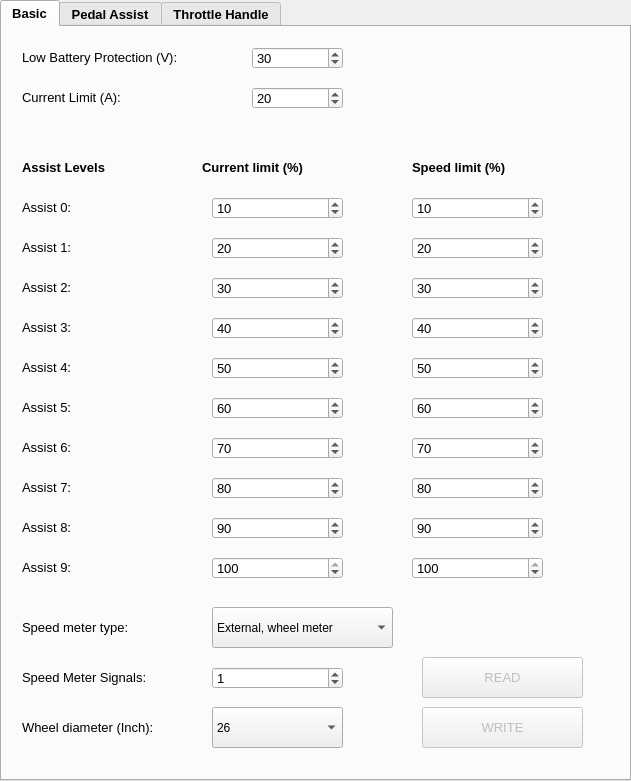
   <widget class="QTabWidget" name="tabWidget">
    <property name="geometry">
     <rect>
      <x>10</x>
      <y>10</y>
      <width>631</width>
      <height>781</height>
     </rect>
    </property>
    <property name="font">
     <font>
      <pointsize>10</pointsize>
      <weight>75</weight>
      <bold>true</bold>
     </font>
    </property>
    <property name="locale">
     <locale language="English" country="UnitedKingdom"/>
    </property>
    <property name="currentIndex">
     <number>0</number>
    </property>
    <widget class="QWidget" name="tabBasic">
     <attribute name="title">
      <string>Basic</string>
     </attribute>
     <widget class="QLabel" name="label">
      <property name="geometry">
       <rect>
        <x>20</x>
        <y>20</y>
        <width>201</width>
        <height>21</height>
       </rect>
      </property>
      <property name="font">
       <font>
        <pointsize>10</pointsize>
        <weight>50</weight>
        <bold>false</bold>
       </font>
      </property>
      <property name="locale">
       <locale language="English" country="UnitedKingdom"/>
      </property>
      <property name="text">
       <string>Low Battery Protection (V):</string>
      </property>
      <property name="alignment">
       <set>Qt::AlignLeading|Qt::AlignLeft|Qt::AlignVCenter</set>
      </property>
     </widget>
     <widget class="QLabel" name="label_2">
      <property name="geometry">
       <rect>
        <x>20</x>
        <y>60</y>
        <width>181</width>
        <height>21</height>
       </rect>
      </property>
      <property name="font">
       <font>
        <pointsize>10</pointsize>
        <weight>50</weight>
        <bold>false</bold>
       </font>
      </property>
      <property name="locale">
       <locale language="English" country="UnitedKingdom"/>
      </property>
      <property name="text">
       <string>Current Limit (A):</string>
      </property>
      <property name="alignment">
       <set>Qt::AlignLeading|Qt::AlignLeft|Qt::AlignVCenter</set>
      </property>
     </widget>
     <widget class="QLabel" name="label_3">
      <property name="geometry">
       <rect>
        <x>20</x>
        <y>170</y>
        <width>181</width>
        <height>21</height>
       </rect>
      </property>
      <property name="font">
       <font>
        <pointsize>10</pointsize>
        <weight>50</weight>
        <bold>false</bold>
       </font>
      </property>
      <property name="locale">
       <locale language="English" country="UnitedKingdom"/>
      </property>
      <property name="text">
       <string>Assist 0:</string>
      </property>
      <property name="alignment">
       <set>Qt::AlignLeading|Qt::AlignLeft|Qt::AlignVCenter</set>
      </property>
     </widget>
     <widget class="QLabel" name="label_4">
      <property name="geometry">
       <rect>
        <x>20</x>
        <y>210</y>
        <width>181</width>
        <height>21</height>
       </rect>
      </property>
      <property name="font">
       <font>
        <pointsize>10</pointsize>
        <weight>50</weight>
        <bold>false</bold>
       </font>
      </property>
      <property name="locale">
       <locale language="English" country="UnitedKingdom"/>
      </property>
      <property name="text">
       <string>Assist 1:</string>
      </property>
      <property name="alignment">
       <set>Qt::AlignLeading|Qt::AlignLeft|Qt::AlignVCenter</set>
      </property>
     </widget>
     <widget class="QLabel" name="label_5">
      <property name="geometry">
       <rect>
        <x>20</x>
        <y>250</y>
        <width>181</width>
        <height>21</height>
       </rect>
      </property>
      <property name="font">
       <font>
        <pointsize>10</pointsize>
        <weight>50</weight>
        <bold>false</bold>
       </font>
      </property>
      <property name="locale">
       <locale language="English" country="UnitedKingdom"/>
      </property>
      <property name="text">
       <string>Assist 2:</string>
      </property>
      <property name="alignment">
       <set>Qt::AlignLeading|Qt::AlignLeft|Qt::AlignVCenter</set>
      </property>
     </widget>
     <widget class="QLabel" name="label_6">
      <property name="geometry">
       <rect>
        <x>20</x>
        <y>290</y>
        <width>181</width>
        <height>21</height>
       </rect>
      </property>
      <property name="font">
       <font>
        <pointsize>10</pointsize>
        <weight>50</weight>
        <bold>false</bold>
       </font>
      </property>
      <property name="locale">
       <locale language="English" country="UnitedKingdom"/>
      </property>
      <property name="text">
       <string>Assist 3:</string>
      </property>
      <property name="alignment">
       <set>Qt::AlignLeading|Qt::AlignLeft|Qt::AlignVCenter</set>
      </property>
     </widget>
     <widget class="QSpinBox" name="spinBoxCurrentLimit">
      <property name="geometry">
       <rect>
        <x>250</x>
        <y>60</y>
        <width>91</width>
        <height>22</height>
       </rect>
      </property>
      <property name="font">
       <font>
        <weight>50</weight>
        <bold>false</bold>
       </font>
      </property>
      <property name="locale">
       <locale language="English" country="UnitedKingdom"/>
      </property>
      <property name="value">
       <number>20</number>
      </property>
     </widget>
     <widget class="QSpinBox" name="spinBoxAssist0">
      <property name="geometry">
       <rect>
        <x>210</x>
        <y>170</y>
        <width>131</width>
        <height>22</height>
       </rect>
      </property>
      <property name="font">
       <font>
        <weight>50</weight>
        <bold>false</bold>
       </font>
      </property>
      <property name="locale">
       <locale language="English" country="UnitedKingdom"/>
      </property>
      <property name="maximum">
       <number>100</number>
      </property>
      <property name="value">
       <number>10</number>
      </property>
     </widget>
     <widget class="QSpinBox" name="spinBoxAssist1">
      <property name="geometry">
       <rect>
        <x>210</x>
        <y>210</y>
        <width>131</width>
        <height>22</height>
       </rect>
      </property>
      <property name="font">
       <font>
        <weight>50</weight>
        <bold>false</bold>
       </font>
      </property>
      <property name="locale">
       <locale language="English" country="UnitedKingdom"/>
      </property>
      <property name="maximum">
       <number>100</number>
      </property>
      <property name="value">
       <number>20</number>
      </property>
     </widget>
     <widget class="QSpinBox" name="spinBoxAssist2">
      <property name="geometry">
       <rect>
        <x>210</x>
        <y>250</y>
        <width>131</width>
        <height>22</height>
       </rect>
      </property>
      <property name="font">
       <font>
        <weight>50</weight>
        <bold>false</bold>
       </font>
      </property>
      <property name="locale">
       <locale language="English" country="UnitedKingdom"/>
      </property>
      <property name="maximum">
       <number>100</number>
      </property>
      <property name="value">
       <number>30</number>
      </property>
     </widget>
     <widget class="QSpinBox" name="spinBoxAssist3">
      <property name="geometry">
       <rect>
        <x>210</x>
        <y>290</y>
        <width>131</width>
        <height>22</height>
       </rect>
      </property>
      <property name="font">
       <font>
        <weight>50</weight>
        <bold>false</bold>
       </font>
      </property>
      <property name="locale">
       <locale language="English" country="UnitedKingdom"/>
      </property>
      <property name="maximum">
       <number>100</number>
      </property>
      <property name="value">
       <number>40</number>
      </property>
     </widget>
     <widget class="QLabel" name="label_7">
      <property name="geometry">
       <rect>
        <x>20</x>
        <y>130</y>
        <width>181</width>
        <height>21</height>
       </rect>
      </property>
      <property name="font">
       <font>
        <pointsize>10</pointsize>
        <weight>75</weight>
        <bold>true</bold>
       </font>
      </property>
      <property name="locale">
       <locale language="English" country="UnitedKingdom"/>
      </property>
      <property name="text">
       <string>Assist Levels</string>
      </property>
      <property name="alignment">
       <set>Qt::AlignLeading|Qt::AlignLeft|Qt::AlignVCenter</set>
      </property>
     </widget>
     <widget class="QLabel" name="label_8">
      <property name="geometry">
       <rect>
        <x>20</x>
        <y>410</y>
        <width>181</width>
        <height>21</height>
       </rect>
      </property>
      <property name="font">
       <font>
        <pointsize>10</pointsize>
        <weight>50</weight>
        <bold>false</bold>
       </font>
      </property>
      <property name="locale">
       <locale language="English" country="UnitedKingdom"/>
      </property>
      <property name="text">
       <string>Assist 6:</string>
      </property>
      <property name="alignment">
       <set>Qt::AlignLeading|Qt::AlignLeft|Qt::AlignVCenter</set>
      </property>
     </widget>
     <widget class="QLabel" name="label_9">
      <property name="geometry">
       <rect>
        <x>20</x>
        <y>370</y>
        <width>181</width>
        <height>21</height>
       </rect>
      </property>
      <property name="font">
       <font>
        <pointsize>10</pointsize>
        <weight>50</weight>
        <bold>false</bold>
       </font>
      </property>
      <property name="locale">
       <locale language="English" country="UnitedKingdom"/>
      </property>
      <property name="text">
       <string>Assist 5:</string>
      </property>
      <property name="alignment">
       <set>Qt::AlignLeading|Qt::AlignLeft|Qt::AlignVCenter</set>
      </property>
     </widget>
     <widget class="QSpinBox" name="spinBoxAssist6">
      <property name="geometry">
       <rect>
        <x>210</x>
        <y>410</y>
        <width>131</width>
        <height>22</height>
       </rect>
      </property>
      <property name="font">
       <font>
        <weight>50</weight>
        <bold>false</bold>
       </font>
      </property>
      <property name="locale">
       <locale language="English" country="UnitedKingdom"/>
      </property>
      <property name="maximum">
       <number>100</number>
      </property>
      <property name="value">
       <number>70</number>
      </property>
     </widget>
     <widget class="QSpinBox" name="spinBoxAssist5">
      <property name="geometry">
       <rect>
        <x>210</x>
        <y>370</y>
        <width>131</width>
        <height>22</height>
       </rect>
      </property>
      <property name="font">
       <font>
        <weight>50</weight>
        <bold>false</bold>
       </font>
      </property>
      <property name="locale">
       <locale language="English" country="UnitedKingdom"/>
      </property>
      <property name="maximum">
       <number>100</number>
      </property>
      <property name="value">
       <number>60</number>
      </property>
     </widget>
     <widget class="QLabel" name="label_10">
      <property name="geometry">
       <rect>
        <x>20</x>
        <y>330</y>
        <width>181</width>
        <height>21</height>
       </rect>
      </property>
      <property name="font">
       <font>
        <pointsize>10</pointsize>
        <weight>50</weight>
        <bold>false</bold>
       </font>
      </property>
      <property name="locale">
       <locale language="English" country="UnitedKingdom"/>
      </property>
      <property name="text">
       <string>Assist 4:</string>
      </property>
      <property name="alignment">
       <set>Qt::AlignLeading|Qt::AlignLeft|Qt::AlignVCenter</set>
      </property>
     </widget>
     <widget class="QLabel" name="label_11">
      <property name="geometry">
       <rect>
        <x>20</x>
        <y>450</y>
        <width>181</width>
        <height>21</height>
       </rect>
      </property>
      <property name="font">
       <font>
        <pointsize>10</pointsize>
        <weight>50</weight>
        <bold>false</bold>
       </font>
      </property>
      <property name="locale">
       <locale language="English" country="UnitedKingdom"/>
      </property>
      <property name="text">
       <string>Assist 7:</string>
      </property>
      <property name="alignment">
       <set>Qt::AlignLeading|Qt::AlignLeft|Qt::AlignVCenter</set>
      </property>
     </widget>
     <widget class="QSpinBox" name="spinBoxAssist4">
      <property name="geometry">
       <rect>
        <x>210</x>
        <y>330</y>
        <width>131</width>
        <height>22</height>
       </rect>
      </property>
      <property name="font">
       <font>
        <weight>50</weight>
        <bold>false</bold>
       </font>
      </property>
      <property name="locale">
       <locale language="English" country="UnitedKingdom"/>
      </property>
      <property name="maximum">
       <number>100</number>
      </property>
      <property name="value">
       <number>50</number>
      </property>
     </widget>
     <widget class="QSpinBox" name="spinBoxAssist7">
      <property name="geometry">
       <rect>
        <x>210</x>
        <y>450</y>
        <width>131</width>
        <height>22</height>
       </rect>
      </property>
      <property name="font">
       <font>
        <weight>50</weight>
        <bold>false</bold>
       </font>
      </property>
      <property name="locale">
       <locale language="English" country="UnitedKingdom"/>
      </property>
      <property name="maximum">
       <number>100</number>
      </property>
      <property name="value">
       <number>80</number>
      </property>
     </widget>
     <widget class="QLabel" name="label_13">
      <property name="geometry">
       <rect>
        <x>20</x>
        <y>490</y>
        <width>181</width>
        <height>21</height>
       </rect>
      </property>
      <property name="font">
       <font>
        <pointsize>10</pointsize>
        <weight>50</weight>
        <bold>false</bold>
       </font>
      </property>
      <property name="locale">
       <locale language="English" country="UnitedKingdom"/>
      </property>
      <property name="text">
       <string>Assist 8:</string>
      </property>
      <property name="alignment">
       <set>Qt::AlignLeading|Qt::AlignLeft|Qt::AlignVCenter</set>
      </property>
     </widget>
     <widget class="QSpinBox" name="spinBoxAssist9">
      <property name="geometry">
       <rect>
        <x>210</x>
        <y>530</y>
        <width>131</width>
        <height>22</height>
       </rect>
      </property>
      <property name="font">
       <font>
        <weight>50</weight>
        <bold>false</bold>
       </font>
      </property>
      <property name="locale">
       <locale language="English" country="UnitedKingdom"/>
      </property>
      <property name="maximum">
       <number>100</number>
      </property>
      <property name="value">
       <number>100</number>
      </property>
     </widget>
     <widget class="QLabel" name="label_14">
      <property name="geometry">
       <rect>
        <x>20</x>
        <y>530</y>
        <width>181</width>
        <height>21</height>
       </rect>
      </property>
      <property name="font">
       <font>
        <pointsize>10</pointsize>
        <weight>50</weight>
        <bold>false</bold>
       </font>
      </property>
      <property name="locale">
       <locale language="English" country="UnitedKingdom"/>
      </property>
      <property name="text">
       <string>Assist 9:</string>
      </property>
      <property name="alignment">
       <set>Qt::AlignLeading|Qt::AlignLeft|Qt::AlignVCenter</set>
      </property>
     </widget>
     <widget class="QSpinBox" name="spinBoxAssist8">
      <property name="geometry">
       <rect>
        <x>210</x>
        <y>490</y>
        <width>131</width>
        <height>22</height>
       </rect>
      </property>
      <property name="font">
       <font>
        <weight>50</weight>
        <bold>false</bold>
       </font>
      </property>
      <property name="locale">
       <locale language="English" country="UnitedKingdom"/>
      </property>
      <property name="maximum">
       <number>100</number>
      </property>
      <property name="value">
       <number>90</number>
      </property>
     </widget>
     <widget class="QLabel" name="label_12">
      <property name="geometry">
       <rect>
        <x>200</x>
        <y>130</y>
        <width>161</width>
        <height>21</height>
       </rect>
      </property>
      <property name="font">
       <font>
        <pointsize>10</pointsize>
        <weight>75</weight>
        <bold>true</bold>
       </font>
      </property>
      <property name="locale">
       <locale language="English" country="UnitedKingdom"/>
      </property>
      <property name="text">
       <string>Current limit (%)</string>
      </property>
      <property name="alignment">
       <set>Qt::AlignLeading|Qt::AlignLeft|Qt::AlignVCenter</set>
      </property>
     </widget>
     <widget class="QSpinBox" name="spinBoxSpeedlimit9">
      <property name="geometry">
       <rect>
        <x>410</x>
        <y>530</y>
        <width>131</width>
        <height>22</height>
       </rect>
      </property>
      <property name="font">
       <font>
        <weight>50</weight>
        <bold>false</bold>
       </font>
      </property>
      <property name="locale">
       <locale language="English" country="UnitedKingdom"/>
      </property>
      <property name="maximum">
       <number>100</number>
      </property>
      <property name="value">
       <number>100</number>
      </property>
     </widget>
     <widget class="QSpinBox" name="spinBoxSpeedlimit2">
      <property name="geometry">
       <rect>
        <x>410</x>
        <y>250</y>
        <width>131</width>
        <height>22</height>
       </rect>
      </property>
      <property name="font">
       <font>
        <weight>50</weight>
        <bold>false</bold>
       </font>
      </property>
      <property name="locale">
       <locale language="English" country="UnitedKingdom"/>
      </property>
      <property name="maximum">
       <number>100</number>
      </property>
      <property name="value">
       <number>30</number>
      </property>
     </widget>
     <widget class="QSpinBox" name="spinBoxSpeedlimit1">
      <property name="geometry">
       <rect>
        <x>410</x>
        <y>210</y>
        <width>131</width>
        <height>22</height>
       </rect>
      </property>
      <property name="font">
       <font>
        <weight>50</weight>
        <bold>false</bold>
       </font>
      </property>
      <property name="locale">
       <locale language="English" country="UnitedKingdom"/>
      </property>
      <property name="maximum">
       <number>100</number>
      </property>
      <property name="value">
       <number>20</number>
      </property>
     </widget>
     <widget class="QSpinBox" name="spinBoxSpeedlimit6">
      <property name="geometry">
       <rect>
        <x>410</x>
        <y>410</y>
        <width>131</width>
        <height>22</height>
       </rect>
      </property>
      <property name="font">
       <font>
        <weight>50</weight>
        <bold>false</bold>
       </font>
      </property>
      <property name="locale">
       <locale language="English" country="UnitedKingdom"/>
      </property>
      <property name="maximum">
       <number>100</number>
      </property>
      <property name="value">
       <number>70</number>
      </property>
     </widget>
     <widget class="QSpinBox" name="spinBoxSpeedlimit7">
      <property name="geometry">
       <rect>
        <x>410</x>
        <y>450</y>
        <width>131</width>
        <height>22</height>
       </rect>
      </property>
      <property name="font">
       <font>
        <weight>50</weight>
        <bold>false</bold>
       </font>
      </property>
      <property name="locale">
       <locale language="English" country="UnitedKingdom"/>
      </property>
      <property name="maximum">
       <number>100</number>
      </property>
      <property name="value">
       <number>80</number>
      </property>
     </widget>
     <widget class="QLabel" name="label_15">
      <property name="geometry">
       <rect>
        <x>410</x>
        <y>130</y>
        <width>161</width>
        <height>21</height>
       </rect>
      </property>
      <property name="font">
       <font>
        <pointsize>10</pointsize>
        <weight>75</weight>
        <bold>true</bold>
       </font>
      </property>
      <property name="locale">
       <locale language="English" country="UnitedKingdom"/>
      </property>
      <property name="text">
       <string>Speed limit (%)</string>
      </property>
      <property name="alignment">
       <set>Qt::AlignLeading|Qt::AlignLeft|Qt::AlignVCenter</set>
      </property>
     </widget>
     <widget class="QSpinBox" name="spinBoxSpeedlimit8">
      <property name="geometry">
       <rect>
        <x>410</x>
        <y>490</y>
        <width>131</width>
        <height>22</height>
       </rect>
      </property>
      <property name="font">
       <font>
        <weight>50</weight>
        <bold>false</bold>
       </font>
      </property>
      <property name="locale">
       <locale language="English" country="UnitedKingdom"/>
      </property>
      <property name="maximum">
       <number>100</number>
      </property>
      <property name="value">
       <number>90</number>
      </property>
     </widget>
     <widget class="QSpinBox" name="spinBoxSpeedlimit4">
      <property name="geometry">
       <rect>
        <x>410</x>
        <y>330</y>
        <width>131</width>
        <height>22</height>
       </rect>
      </property>
      <property name="font">
       <font>
        <weight>50</weight>
        <bold>false</bold>
       </font>
      </property>
      <property name="locale">
       <locale language="English" country="UnitedKingdom"/>
      </property>
      <property name="maximum">
       <number>100</number>
      </property>
      <property name="value">
       <number>50</number>
      </property>
     </widget>
     <widget class="QSpinBox" name="spinBoxSpeedlimit5">
      <property name="geometry">
       <rect>
        <x>410</x>
        <y>370</y>
        <width>131</width>
        <height>22</height>
       </rect>
      </property>
      <property name="font">
       <font>
        <weight>50</weight>
        <bold>false</bold>
       </font>
      </property>
      <property name="locale">
       <locale language="English" country="UnitedKingdom"/>
      </property>
      <property name="maximum">
       <number>100</number>
      </property>
      <property name="value">
       <number>60</number>
      </property>
     </widget>
     <widget class="QSpinBox" name="spinBoxSpeedlimit0">
      <property name="geometry">
       <rect>
        <x>410</x>
        <y>170</y>
        <width>131</width>
        <height>22</height>
       </rect>
      </property>
      <property name="font">
       <font>
        <weight>50</weight>
        <bold>false</bold>
       </font>
      </property>
      <property name="locale">
       <locale language="English" country="UnitedKingdom"/>
      </property>
      <property name="maximum">
       <number>100</number>
      </property>
      <property name="value">
       <number>10</number>
      </property>
     </widget>
     <widget class="QSpinBox" name="spinBoxSpeedlimit3">
      <property name="geometry">
       <rect>
        <x>410</x>
        <y>290</y>
        <width>131</width>
        <height>22</height>
       </rect>
      </property>
      <property name="font">
       <font>
        <weight>50</weight>
        <bold>false</bold>
       </font>
      </property>
      <property name="locale">
       <locale language="English" country="UnitedKingdom"/>
      </property>
      <property name="maximum">
       <number>100</number>
      </property>
      <property name="value">
       <number>40</number>
      </property>
     </widget>
     <widget class="QSpinBox" name="spinBoxLowBatteryVoltage">
      <property name="enabled">
       <bool>true</bool>
      </property>
      <property name="geometry">
       <rect>
        <x>250</x>
        <y>20</y>
        <width>91</width>
        <height>22</height>
       </rect>
      </property>
      <property name="font">
       <font>
        <weight>50</weight>
        <bold>false</bold>
       </font>
      </property>
      <property name="locale">
       <locale language="English" country="UnitedKingdom"/>
      </property>
      <property name="value">
       <number>30</number>
      </property>
     </widget>
     <widget class="QLabel" name="label_16">
      <property name="geometry">
       <rect>
        <x>20</x>
        <y>590</y>
        <width>181</width>
        <height>21</height>
       </rect>
      </property>
      <property name="font">
       <font>
        <pointsize>10</pointsize>
        <weight>50</weight>
        <bold>false</bold>
       </font>
      </property>
      <property name="locale">
       <locale language="English" country="UnitedKingdom"/>
      </property>
      <property name="text">
       <string>Speed meter type:</string>
      </property>
      <property name="alignment">
       <set>Qt::AlignLeading|Qt::AlignLeft|Qt::AlignVCenter</set>
      </property>
     </widget>
     <widget class="QLabel" name="label_18">
      <property name="geometry">
       <rect>
        <x>20</x>
        <y>640</y>
        <width>181</width>
        <height>21</height>
       </rect>
      </property>
      <property name="font">
       <font>
        <pointsize>10</pointsize>
        <weight>50</weight>
        <bold>false</bold>
       </font>
      </property>
      <property name="locale">
       <locale language="English" country="UnitedKingdom"/>
      </property>
      <property name="text">
       <string>Speed Meter Signals:</string>
      </property>
      <property name="alignment">
       <set>Qt::AlignLeading|Qt::AlignLeft|Qt::AlignVCenter</set>
      </property>
     </widget>
     <widget class="QLabel" name="label_19">
      <property name="geometry">
       <rect>
        <x>20</x>
        <y>690</y>
        <width>181</width>
        <height>21</height>
       </rect>
      </property>
      <property name="font">
       <font>
        <pointsize>10</pointsize>
        <weight>50</weight>
        <bold>false</bold>
       </font>
      </property>
      <property name="locale">
       <locale language="English" country="UnitedKingdom"/>
      </property>
      <property name="text">
       <string>Wheel diameter (Inch):</string>
      </property>
      <property name="alignment">
       <set>Qt::AlignLeading|Qt::AlignLeft|Qt::AlignVCenter</set>
      </property>
     </widget>
     <widget class="QComboBox" name="comboBoxPorts_2">
      <property name="geometry">
       <rect>
        <x>210</x>
        <y>580</y>
        <width>181</width>
        <height>41</height>
       </rect>
      </property>
      <property name="font">
       <font>
        <pointsize>9</pointsize>
        <weight>50</weight>
        <bold>false</bold>
       </font>
      </property>
      <property name="locale">
       <locale language="English" country="UnitedKingdom"/>
      </property>
      <item>
       <property name="text">
        <string>External, wheel meter</string>
       </property>
      </item>
      <item>
       <property name="text">
        <string>Internal, motor meter</string>
       </property>
      </item>
      <item>
       <property name="text">
        <string>By motor phase</string>
       </property>
      </item>
     </widget>
     <widget class="QComboBox" name="comboBoxPorts_3">
      <property name="geometry">
       <rect>
        <x>210</x>
        <y>680</y>
        <width>131</width>
        <height>41</height>
       </rect>
      </property>
      <property name="font">
       <font>
        <pointsize>9</pointsize>
        <weight>50</weight>
        <bold>false</bold>
       </font>
      </property>
      <property name="locale">
       <locale language="English" country="UnitedKingdom"/>
      </property>
      <property name="currentText">
       <string>26</string>
      </property>
      <property name="currentIndex">
       <number>10</number>
      </property>
      <item>
       <property name="text">
        <string>16</string>
       </property>
      </item>
      <item>
       <property name="text">
        <string>17</string>
       </property>
      </item>
      <item>
       <property name="text">
        <string>18</string>
       </property>
      </item>
      <item>
       <property name="text">
        <string>19</string>
       </property>
      </item>
      <item>
       <property name="text">
        <string>20</string>
       </property>
      </item>
      <item>
       <property name="text">
        <string>21</string>
       </property>
      </item>
      <item>
       <property name="text">
        <string>22</string>
       </property>
      </item>
      <item>
       <property name="text">
        <string>23</string>
       </property>
      </item>
      <item>
       <property name="text">
        <string>24</string>
       </property>
      </item>
      <item>
       <property name="text">
        <string>25</string>
       </property>
      </item>
      <item>
       <property name="text">
        <string>26</string>
       </property>
      </item>
      <item>
       <property name="text">
        <string>27</string>
       </property>
      </item>
      <item>
       <property name="text">
        <string>700C</string>
       </property>
      </item>
      <item>
       <property name="text">
        <string>28</string>
       </property>
      </item>
      <item>
       <property name="text">
        <string>29</string>
       </property>
      </item>
      <item>
       <property name="text">
        <string>30</string>
       </property>
      </item>
     </widget>
     <widget class="QSpinBox" name="spinBoxSpeedMeterSignals">
      <property name="geometry">
       <rect>
        <x>210</x>
        <y>640</y>
        <width>131</width>
        <height>22</height>
       </rect>
      </property>
      <property name="font">
       <font>
        <weight>50</weight>
        <bold>false</bold>
       </font>
      </property>
      <property name="locale">
       <locale language="English" country="UnitedKingdom"/>
      </property>
      <property name="maximum">
       <number>100</number>
      </property>
      <property name="value">
       <number>1</number>
      </property>
     </widget>
     <widget class="QPushButton" name="pushButtonRead">
      <property name="enabled">
       <bool>false</bool>
      </property>
      <property name="geometry">
       <rect>
        <x>420</x>
        <y>630</y>
        <width>161</width>
        <height>41</height>
       </rect>
      </property>
      <property name="font">
       <font>
        <pointsize>10</pointsize>
        <weight>50</weight>
        <bold>false</bold>
       </font>
      </property>
      <property name="locale">
       <locale language="English" country="UnitedKingdom"/>
      </property>
      <property name="text">
       <string>READ</string>
      </property>
     </widget>
     <widget class="QPushButton" name="pushButtonWrite">
      <property name="enabled">
       <bool>false</bool>
      </property>
      <property name="geometry">
       <rect>
        <x>420</x>
        <y>680</y>
        <width>161</width>
        <height>41</height>
       </rect>
      </property>
      <property name="font">
       <font>
        <pointsize>10</pointsize>
        <weight>50</weight>
        <bold>false</bold>
       </font>
      </property>
      <property name="locale">
       <locale language="English" country="UnitedKingdom"/>
      </property>
      <property name="text">
       <string>WRITE</string>
      </property>
     </widget>
    </widget>
    <widget class="QWidget" name="tabPedal">
     <attribute name="title">
      <string>Pedal Assist</string>
     </attribute>
    </widget>
    <widget class="QWidget" name="tabThrottle">
     <attribute name="title">
      <string>Throttle Handle</string>
     </attribute>
    </widget>
   </widget>
